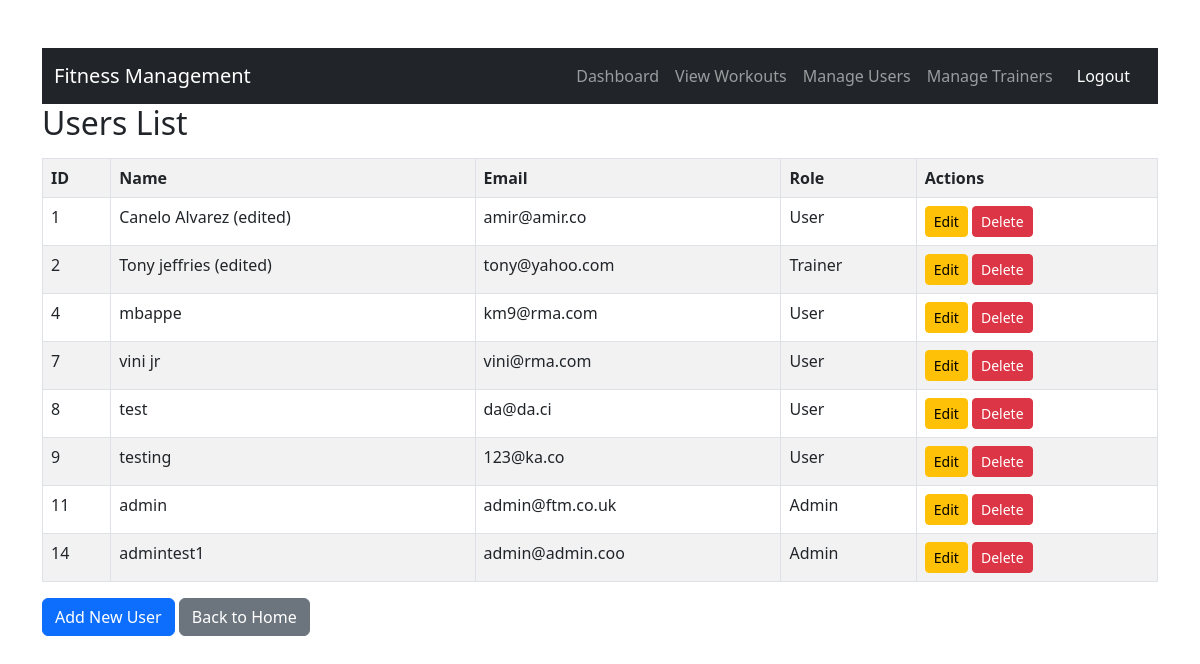
Page /fitness-management/users.php (signed in) on the committed database.
### tables this page shows
CREATE TABLE `users` (
  `UserID` int(11) NOT NULL,
  `Name` varchar(100) NOT NULL,
  `Email` varchar(100) NOT NULL,
  `Password` varchar(255) NOT NULL,
  `Role` enum('User','Trainer','Admin') NOT NULL
);

### fitness-management/users.php (the view, shortened to what this page needs)
<?php
include 'db.php';
$sql = "SELECT * FROM Users";
$result = $conn->query($sql);
include 'navbar.php';
?>
<!DOCTYPE html>
<html lang="en">
<head>
    <link href="https://cdn.jsdelivr.net/npm/bootstrap@5.3.0/dist/css/bootstrap.min.css" rel="stylesheet">
</head>
<body class="container mt-5">
    <h2 class="mb-3">Users List</h2>
    <table class="table table-striped table-bordered">
        <tr><th>ID</th><th>Name</th><th>Email</th><th>Role</th><th>Actions</th></tr>
        <?php while ($row = $result->fetch_assoc()): ?>
            <tr>
                <td><?= $row['UserID'] ?></td>
                <td><?= $row['Name'] ?></td>
                <td><?= $row['Email'] ?></td>
                <td><?= $row['Role'] ?></td>
                <td>
                    <a href="edit_user.php?id=<?= $row['UserID'] ?>" class="btn btn-warning btn-sm">Edit</a>
                    <a href="delete_user.php?id=<?= $row['UserID'] ?>" class="btn btn-danger btn-sm" onclick="return confirm('Are you sure?')">Delete</a>
                </td>
            </tr>
        <?php endwhile; ?>
    </table>
    <a href="add_user.php" class="btn btn-primary">Add New User</a>
    <a href="index.php" class="btn btn-secondary">Back to Home</a>
</body>
</html>

### rows in the picture
users: UserID "1", Name "Canelo Alvarez (edited)", Email "amir@amir.co", Role "User"
users: UserID "2", Name "Tony jeffries (edited)", Email "tony@yahoo.com", Role "Trainer"
users: UserID "4", Name "mbappe", Email "km9@rma.com", Role "User"
users: UserID "7", Name "vini jr", Email "vini@rma.com", Role "User"
users: UserID "8", Name "test", Email "da@da.ci", Role "User"
users: UserID "9", Name "testing", Email "123@ka.co", Role "User"
users: UserID "11", Name "admin", Email "admin@ftm.co.uk", Role "Admin"
users: UserID "14", Name "admintest1", Email "admin@admin.coo", Role "Admin"
